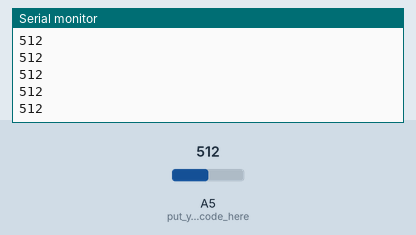
A sketch run on a simulated Arduino Uno, built with avr-gcc and run on an emulated ATmega328P. Parts: the last lines printed to the serial monitor. The inputs (shaded band) are chosen by the test bench; at power-on: A5 (put_your_setup_code_here) = 512.

Above: at 1.2 s.
1.3 s: A5 (put_your_setup_code_here) set to 716
At 2.0 s:
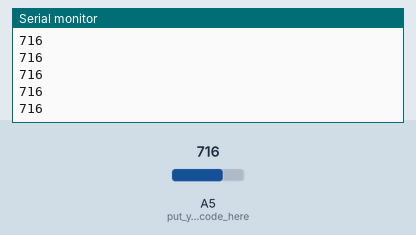
2.8 s: A5 (put_your_setup_code_here) set to 900
At 3.4 s:
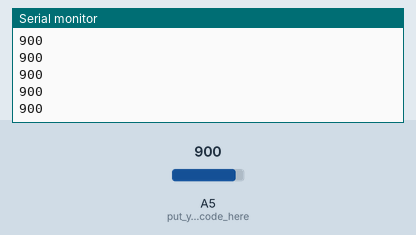
Timing chart, 0 to 5.8 s (numbered marks = the images above; inputs shaded):
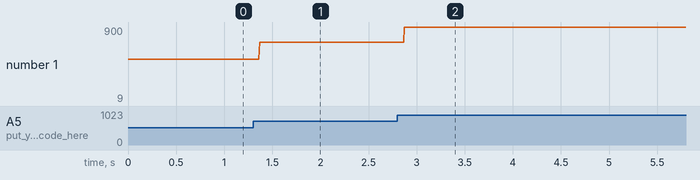

Measured:
- after the input at 1.3 s, the serial monitor: prints a new line after 0.07 s (image 1)
- after the input at 2.8 s, the serial monitor: prints a new line after 0.07 s (image 2)
- plotted number 1: 512 → 716 after the input at 1.3 s, 716 → 9 after the input at 2.8 s

The sketch:

glucometerarduino.ino
```cpp
void setup() {
 Serial.begin(9600);
 pinMode(A3,INPUT);// put your setup code here, to run once:
pinMode(A5,INPUT);// put your setup code here, to run once:

}

void loop() {

  int i=0;
 int m=0;
  while(i<30){

     m=m+analogRead(A5);
     i=i+1;
  }
  m=m/30;
  Serial.println(m);
  // put your main code here, to run repeatedly:

}
```
